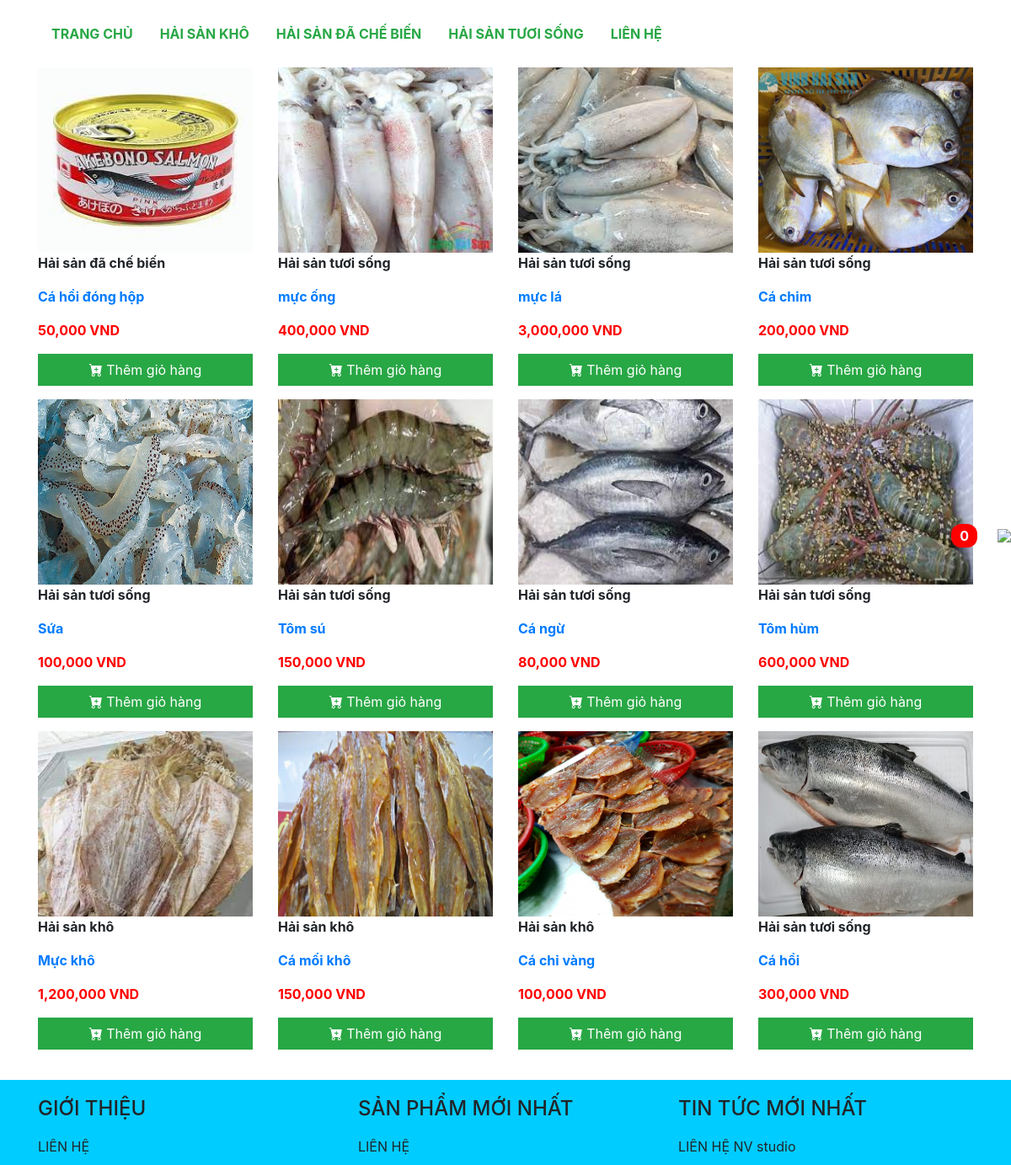
The app's page /category.php with its own data.
### tables this page shows
CREATE TABLE `category` (
  `id` int(11) NOT NULL,
  `name` varchar(100) NOT NULL
);

CREATE TABLE `product` (
  `id` int(11) NOT NULL,
  `category_id` int(11) DEFAULT NULL,
  `title` varchar(350) DEFAULT NULL,
  `price` int(11) DEFAULT NULL,
  `discount` int(11) DEFAULT NULL,
  `thumbnail` varchar(500) DEFAULT NULL,
  `description` longtext DEFAULT NULL,
  `created_at` datetime DEFAULT NULL,
  `updated_at` datetime DEFAULT NULL,
  `deleted` int(11) DEFAULT NULL
);

### database/dbhelper.php (called while the page is built, shortened)
<?php
function executeResult($sql, $isSingle = false) {
	$data = null;
	$conn = mysqli_connect(HOST, USERNAME, PASSWORD, DATABASE);
	mysqli_set_charset($conn, 'utf8');
	$resultset = mysqli_query($conn, $sql);
	if($isSingle) {
		$data = mysqli_fetch_array($resultset, 1);
	} else {
		$data = [];
		while(($row = mysqli_fetch_array($resultset, 1)) != null) {
			$data[] = $row;
		}
	}
	return $data;
}

### category.php (the view)
<?php
require_once('layouts/header.php');
$category_id = getGet('id');
if($category_id == null || $category_id == '') {
	$sql = "select Product.*, Category.name as category_name from Product left join Category on Product.category_id = Category.id order by Product.updated_at desc limit 0,12";
} else {
	$sql = "select Product.*, Category.name as category_name from Product left join Category on Product.category_id = Category.id where Product.category_id = $category_id order by Product.updated_at desc limit 0,12";
}
$lastestItems = executeResult($sql);
?>
<div class="container" style="margin-top: 20px; margin-bottom: 20px;">
	<div class="row">
	<?php
		foreach($lastestItems as $item) {
			echo '<div class="col-md-3 col-6 product-item">
					<a href="detail.php?id='.$item['id'].'"><img src="'.$item['thumbnail'].'" style="width: 100%; height: 220px;"></a>
					<p style="font-weight: bold;">'.$item['category_name'].'</p>
					<a href="detail.php?id='.$item['id'].'"><p style="font-weight: bold;">'.$item['title'].'</p></a>
					<p style="color: red; font-weight: bold;">'.number_format($item['discount']).' VND</p>
					<p><button class="btn btn-success" onclick="addCart('.$item['id'].', 1)" style="width: 100%; border-radius: 0px;"><i class="bi bi-cart-plus-fill"></i> Thêm giỏ hàng</button></p>
				</div>';
		}
	?>
	</div>
</div>
<?php
require_once('layouts/footer.php');
?>

### layouts/header.php (shortened to what this page needs)
<?php
	require_once('utils/utility.php');
	require_once('database/dbhelper.php');
	$sql = "select * from Category";
	$menuItems = executeResult($sql);
?>
<!DOCTYPE html>
<html>
<head>
	<link rel="stylesheet" href="https://maxcdn.bootstrapcdn.com/bootstrap/4.4.1/css/bootstrap.min.css">
	<link rel="stylesheet" href="https://cdn.jsdelivr.net/npm/bootstrap-icons@1.6.1/font/bootstrap-icons.css">
</head>
<body>
<div class="container">
	<ul class="nav">
	  <li class="nav-item">
	    <a class="nav-link" href="index.php">Trang Chủ</a>
	  </li>
	  <?php
	  	foreach($menuItems as $item) {
	  		echo '<li class="nav-item">
				    <a class="nav-link" href="category.php?id='.$item['id'].'">'.$item['name'].'</a>
				  </li>';
	  	}
	  ?>
	  <li class="nav-item">
	    <a class="nav-link" href="contact.php">Liên Hệ</a>
	  </li>
	</ul>
</div>

### layouts/header.php (style rules this page uses)
body { position: relative; margin: 0; }
.nav li { text-transform: uppercase; color: #28a745; margin-top: 20px; }
.nav li a { color: #28a745; font-weight: bold; }

### records on screen
category: name "HẢI SẢN KHÔ"
category: name "HẢI SẢN ĐÃ CHẾ BIẾN"
category: name "HẢI SẢN TƯƠI SỐNG"
product: thumbnail (picture), category.name "Hải sản đã chế biến", title "Cá hồi đóng hộp", discount "50,000"
product: thumbnail (picture), category.name "Hải sản tươi sống", title "mực ống", discount "400,000"
product: thumbnail (picture), category.name "Hải sản tươi sống", title "mực lá", discount "3,000,000"
product: thumbnail (picture), category.name "Hải sản tươi sống", title "Cá chim", discount "200,000"
product: thumbnail (picture), category.name "Hải sản tươi sống", title "Sứa", discount "100,000"
product: thumbnail (picture), category.name "Hải sản tươi sống", title "Tôm sú", discount "150,000"
product: thumbnail (picture), category.name "Hải sản tươi sống", title "Cá ngừ", discount "80,000"
product: thumbnail (picture), category.name "Hải sản tươi sống", title "Tôm hùm", discount "600,000"
product: thumbnail (picture), category.name "Hải sản khô", title "Mực khô", discount "1,200,000"
product: thumbnail (picture), category.name "Hải sản khô", title "Cá mối khô", discount "150,000"
product: thumbnail (picture), category.name "Hải sản khô", title "Cá chỉ vàng", discount "100,000"
product: thumbnail (picture), category.name "Hải sản tươi sống", title "Cá hồi", discount "300,000"

### other values on screen
$count "0"
